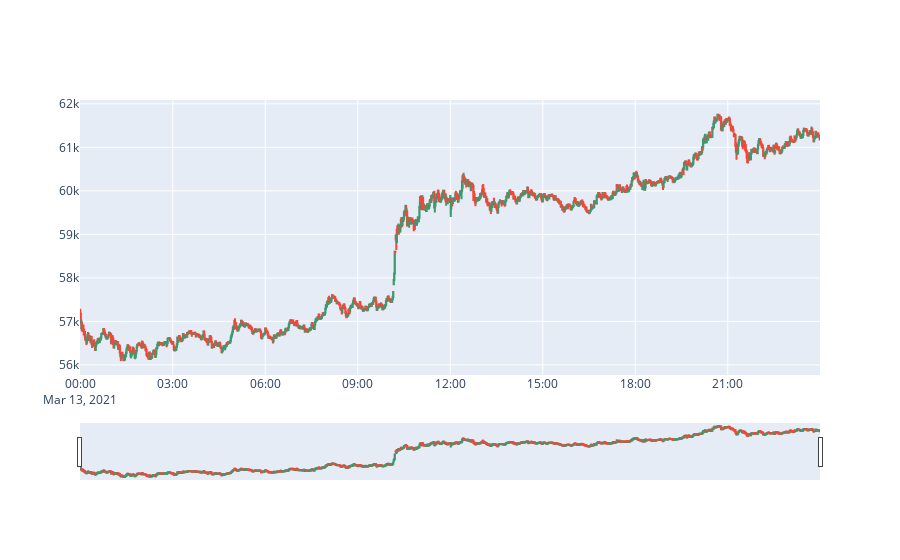

The code cell stored with this chart in its notebook:
### Code cell
ohlc_viz(ohlc_transformation(df, column='price', time_period='Min'))

### Figure 1 — Plotly figure (JSON) as saved in the notebook; plotly's stock layout.template omitted (floating-point values rounded to 4 significant figures; data arrays with more than 128 entries replaced by an {"elided": "..."} marker saying what was removed)
{"data": [{"close": {"elided": "1440 float values"}, "high": {"elided": "1440 float values"}, "low": {"elided": "1440 float values"}, "open": {"elided": "1440 float values"}, "type": "candlestick", "x": {"elided": "1440 str values"}}], "layout": {}}
